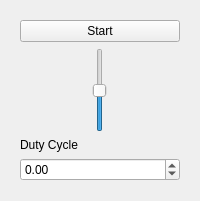
             <widget class="QWidget" name="tab_5">
              <attribute name="title">
               <string>PWM</string>
              </attribute>
              <layout class="QVBoxLayout" name="verticalLayout_10">
               <item>
                <widget class="QWidget" name="widget_5" native="true">
                 <layout class="QVBoxLayout" name="verticalLayout_15">
                  <item>
                   <widget class="QPushButton" name="pushButton_7">
                    <property name="text">
                     <string>Start</string>
                    </property>
                   </widget>
                  </item>
                  <item>
                   <widget class="QSlider" name="pwm_slider">
                    <property name="sizePolicy">
                     <sizepolicy hsizetype="Expanding" vsizetype="Expanding">
                      <horstretch>0</horstretch>
                      <verstretch>0</verstretch>
                     </sizepolicy>
                    </property>
                    <property name="minimum">
                     <number>-1000</number>
                    </property>
                    <property name="maximum">
                     <number>1000</number>
                    </property>
                    <property name="singleStep">
                     <number>10</number>
                    </property>
                    <property name="pageStep">
                     <number>10</number>
                    </property>
                    <property name="orientation">
                     <enum>Qt::Vertical</enum>
                    </property>
                    <property name="invertedAppearance">
                     <bool>false</bool>
                    </property>
                    <property name="invertedControls">
                     <bool>false</bool>
                    </property>
                   </widget>
                  </item>
                  <item>
                   <widget class="QLabel" name="label_4">
                    <property name="text">
                     <string>Duty Cycle</string>
                    </property>
                   </widget>
                  </item>
                  <item>
                   <widget class="QDoubleSpinBox" name="doubleSpinBox_10">
                    <property name="minimum">
                     <double>-1000.000000000000000</double>
                    </property>
                    <property name="maximum">
                     <double>1000.000000000000000</double>
                    </property>
                   </widget>
                  </item>
                 </layout>
                </widget>
               </item>
              </layout>
             </widget>
